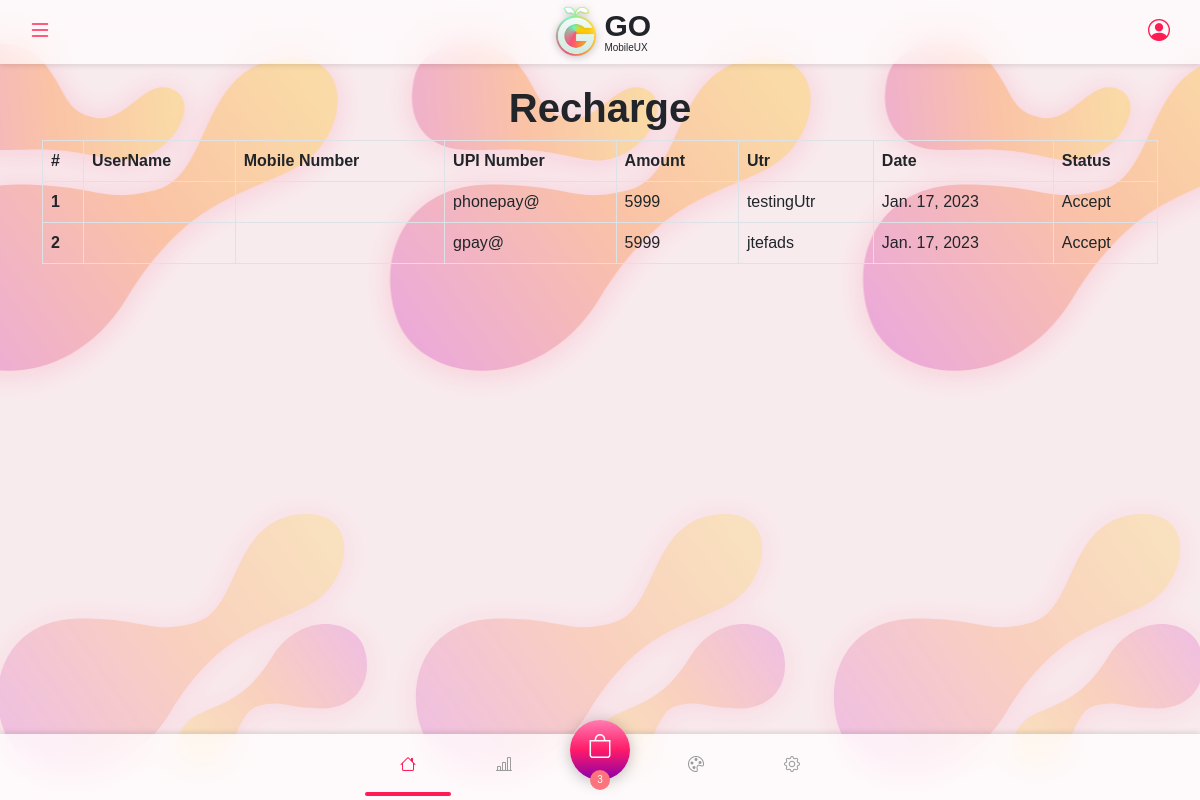
/admin_recharge, run on an earlier commit of the app's database.
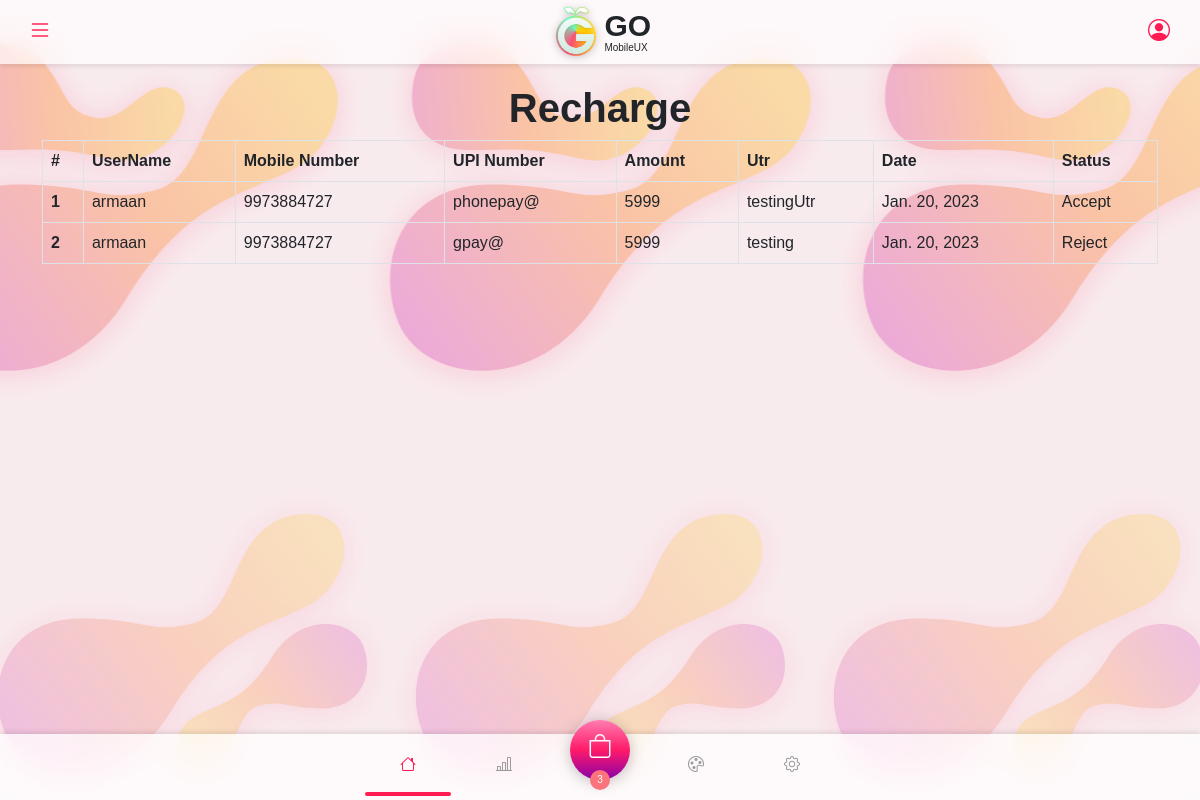
And on a later commit of the database.
### shopping_app/models.py (models this page shows, shortened)
class Recharge(models.Model):
    user = models.ForeignKey(to=Profile,on_delete=CASCADE)
    upi_id = models.CharField(max_length=100)
    amount = models.PositiveIntegerField()
    utr = models.CharField(max_length=100)
    date = models.DateField(auto_now_add=True)
    recharge_request = models.CharField(max_length=50,choices=recharge_request,default="Pending")

class Profile(models.Model):
    user = models.OneToOneField(to=User,on_delete=CASCADE)
    mobile = models.CharField(max_length=100)
    referral_id = models.CharField(max_length=12,blank=True)
    refer_by = models.CharField(max_length=50,null=True,blank=True)

### shopping_app/views.py (the view)
# urls.py: path('admin_recharge',views.admin_recharge,name="admin_recharge"),
def admin_recharge(request):
    recharge = Recharge.objects.all()
    return render(request,'admin_panel/Recharge/recharge.html',{'recharge':recharge})

### templates/admin_panel/Recharge/recharge.html (shortened to what this page needs)
{% extends 'Base/base.html' %}
{% block main-content %}
<center>
    <h1>Recharge</h1>
</center>
<div class="table-responsive">
<table class="table table-bordered">
    <thead>
      <tr>
        <th scope="col">#</th>
        <th scope="col">UserName</th>
        <th scope="col">Mobile Number</th>
        <th scope="col">UPI Number</th>
        <th scope="col">Amount</th>
        <th scope="col">Utr</th>
        <th scope="col">Date</th>
        <th scope="col">Status</th>
      </tr>
    </thead>
    <tbody>
        {% for i in recharge  %}
      <tr>
        <th scope="row">{{forloop.counter}}</th>
        <td>{{i.user.user.first_name}}</td>
        <td>{{i.user.mobile}}</td>
        <td>{{i.upi_id}}</td>
        <td>{{i.amount}}</td>
        <td>{{i.utr}}</td>
        <td>{{i.date}}</td>
        {% if i.recharge_request == "Pending" %}
        <td><a href="{% url 'recharge_status' i.id %}"><span class="label-success label label-default"><button class="btn-success no-border">Accept</button></span></a> <a href="{% url 'recharge_rejected' i.id%}"><span class="label-danger label label-default pull-right"><button class="btn-danger no-border">Reject</button></span></a>
        {% elif i.recharge_request == "Accept" %}
        <td><span class="label-success label label-default" disabled>Accept</span></td>
        {% else %}
        <td><span class="label-danger label label-default" disabled>Reject</span></td>
        {% endif %}
    </tr>
    {% endfor %}
    </tbody>
  </table>
</div>
{% endblock main-content %}

What changed in the data, as far as the page shows it:
removed Recharge: upi_id "phonepay@", amount "5999", utr "testingUtr", date "Jan. 17, 2023", recharge_request "Accept"
removed Recharge: upi_id "gpay@", amount "5999", utr "jtefads", date "Jan. 17, 2023", recharge_request "Accept"
added Recharge: user.user.first_name "armaan", user.mobile "9973884727", upi_id "phonepay@", amount "5999", utr "testingUtr", date "Jan. 20, 2023", recharge_request "Accept"
added Recharge: user.user.first_name "armaan", user.mobile "9973884727", upi_id "gpay@", amount "5999", utr "testing", date "Jan. 20, 2023", recharge_request "Reject"
